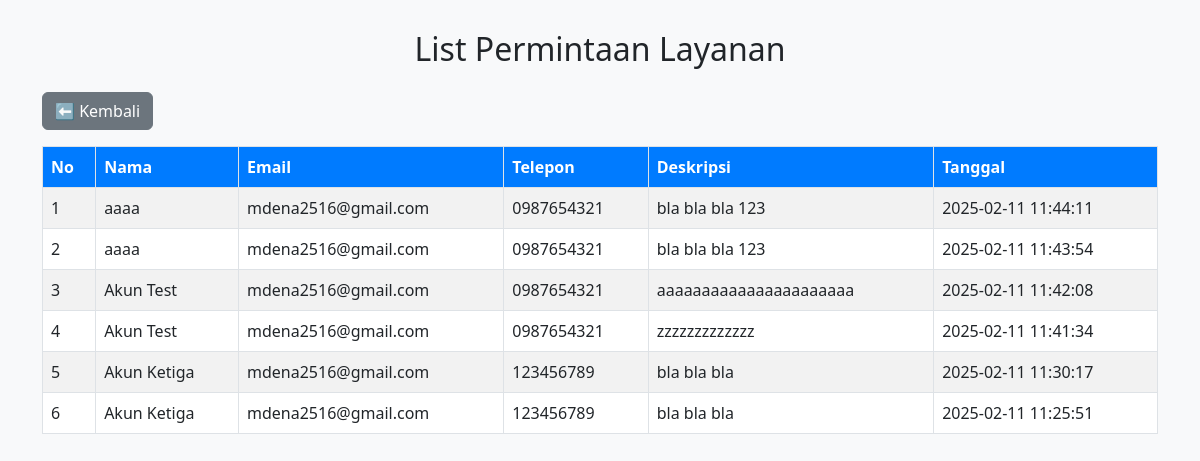
Screenshot of /request.php with the database file from the repository.
### tables this page shows
CREATE TABLE `requests` (
  `id` int NOT NULL,
  `nama` varchar(255) NOT NULL,
  `email` varchar(255) NOT NULL,
  `telepon` varchar(20) NOT NULL,
  `deskripsi` text NOT NULL,
  `created_at` timestamp NULL DEFAULT CURRENT_TIMESTAMP
);

### request.php (the view, shortened to what this page needs)
<?php
require 'config.php';
$sql = "SELECT * FROM requests ORDER BY created_at DESC";
$result = $conn->query($sql);
?>
<!DOCTYPE html>
<html lang="id">
<head>
    <link rel="stylesheet" href="https://cdn.jsdelivr.net/npm/bootstrap@5.3.0/dist/css/bootstrap.min.css">
</head>
<body>
    <div class="container">
        <h2 class="text-center mb-4">List Permintaan Layanan</h2>
        <a href="index.php" class="btn btn-secondary mb-3">⬅ Kembali</a>
        <?php if ($result->num_rows > 0): ?>
            <table class="table table-bordered table-striped">
                <thead>
                    <tr>
                        <th>No</th>
                        <th>Nama</th>
                        <th>Email</th>
                        <th>Telepon</th>
                        <th>Deskripsi</th>
                        <th>Tanggal</th>
                    </tr>
                </thead>
                <tbody>
                    <?php $no = 1; while ($row = $result->fetch_assoc()): ?>
                        <tr>
                            <td><?php echo $no++; ?></td>
                            <td><?php echo htmlspecialchars($row['nama']); ?></td>
                            <td><?php echo htmlspecialchars($row['email']); ?></td>
                            <td><?php echo htmlspecialchars($row['telepon']); ?></td>
                            <td><?php echo htmlspecialchars($row['deskripsi']); ?></td>
                            <td><?php echo $row['created_at']; ?></td>
                        </tr>
                    <?php endwhile; ?>
                </tbody>
            </table>
        <?php endif; ?>
    </div>
</body>
</html>

### request.php (style rules this page uses)
body { background-color: #f8f9fa; }
.container { margin-top: 30px; }
.table th { background-color: #007bff; color: white; }

### rows the page displays
requests: nama "aaaa", email "mdena2516@gmail.com", telepon "0987654321", deskripsi "bla bla bla 123", created_at "2025-02-11 11:44:11"
requests: nama "aaaa", email "mdena2516@gmail.com", telepon "0987654321", deskripsi "bla bla bla 123", created_at "2025-02-11 11:43:54"
requests: nama "Akun Test", email "mdena2516@gmail.com", telepon "0987654321", deskripsi "aaaaaaaaaaaaaaaaaaaaaa", created_at "2025-02-11 11:42:08"
requests: nama "Akun Test", email "mdena2516@gmail.com", telepon "0987654321", deskripsi "zzzzzzzzzzzzz", created_at "2025-02-11 11:41:34"
requests: nama "Akun Ketiga", email "mdena2516@gmail.com", telepon "123456789", deskripsi "bla bla bla", created_at "2025-02-11 11:30:17"
requests: nama "Akun Ketiga", email "mdena2516@gmail.com", telepon "123456789", deskripsi "bla bla bla", created_at "2025-02-11 11:25:51"
